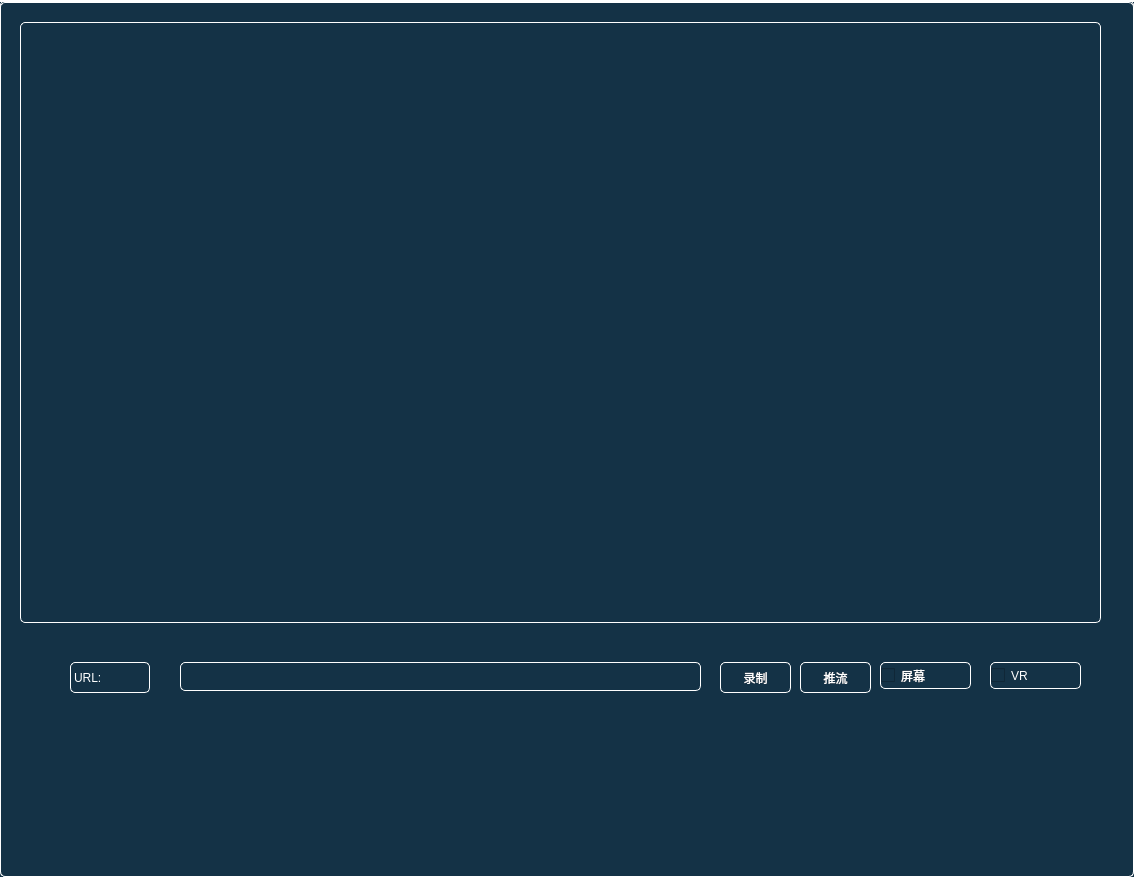
<?xml version="1.0" encoding="UTF-8"?>
<ui version="4.0">
 <class>RecordMainWindow</class>
 <widget class="QMainWindow" name="RecordMainWindow">
  <property name="geometry">
   <rect>
    <x>0</x>
    <y>0</y>
    <width>1134</width>
    <height>877</height>
   </rect>
  </property>
  <property name="windowTitle">
   <string>Webrtc直播系统</string>
  </property>
  <property name="styleSheet">
   <string notr="true">QWidget, QLabel{
                        color:white;
                        border: 1px solid white;
                        padding:0;
                        border-radius:5px;
							background-color:rgb(20,50,70);
                      /**  background-color:rgba(250,170,0,150);**/
  }

/*TabWidget*/
QTabWidget{
/*给tabwidget设置etAttribute(Qt::WA_StyledBackground)*/
border: 1px solid white;
background-color:rgb(20,50,70);
}
QTabWidget::tab-bar{
alignment:left;
left:1px;
}
QTabWidget::pane { 
/*background-color:rgb(20,50,70);*/
border:1px solid white;
} 
QTabBar{
/*只有有按钮的地方才是tabbar，空白处是tabwidget的*/
background-color:white;
}
QTabBar::tab{/*页签*/
min-height:28px;
padding:0 10px;
border:0;
margin:1px 1px 0 0;
background-color:rgb(20,50,70);
}
QTabBar::tab:first{
margin-left:1px;
}
QTabBar::tab:hover{
color:cyan;
}
QTabBar::tab:selected{
background-color: rgb(20, 100, 150);
}
QTabBar::tab:selected:hover{
}

QTabBar::tear{
}
QTabBar::scroller{
}
QMenu {
     background-color: rgb(20,50,70); /* sets background of the menu 设置整个菜单区域的背景色，我用的是白色：white*/
     border: 1px solid white;/*整个菜单区域的边框粗细、样式、颜色*/
 }
  
 QMenu::item {
     /* sets background of menu item. set this to something non-transparent
         if you want menu color and menu item color to be different */
     background-color: transparent;
     padding:8px 32px;/*设置菜单项文字上下和左右的内边距，效果就是菜单中的条目左右上下有了间隔*/
     margin:0px 8px;/*设置菜单项的外边距*/
     border-bottom:1px solid #DBDBDB;/*为菜单项之间添加横线间隔*/
 }
  
 QMenu::item:selected { /* when user selects item using mouse or keyboard */
     background-color: #2dabf9;/*这一句是设置菜单项鼠标经过选中的样式*/
 }</string>
  </property>
  <widget class="QWidget" name="centralwidget">
   <widget class="QPushButton" name="m_b_rec">
    <property name="geometry">
     <rect>
      <x>800</x>
      <y>660</y>
      <width>71</width>
      <height>31</height>
     </rect>
    </property>
    <property name="text">
     <string>推流</string>
    </property>
   </widget>
   <widget class="QFrame" name="vdMain">
    <property name="geometry">
     <rect>
      <x>20</x>
      <y>20</y>
      <width>1081</width>
      <height>601</height>
     </rect>
    </property>
    <property name="frameShape">
     <enum>QFrame::StyledPanel</enum>
    </property>
    <property name="frameShadow">
     <enum>QFrame::Raised</enum>
    </property>
   </widget>
   <widget class="QCheckBox" name="m_c_vr">
    <property name="geometry">
     <rect>
      <x>990</x>
      <y>660</y>
      <width>91</width>
      <height>27</height>
     </rect>
    </property>
    <property name="text">
     <string>VR</string>
    </property>
   </widget>
   <widget class="QCheckBox" name="m_c_screen">
    <property name="geometry">
     <rect>
      <x>880</x>
      <y>660</y>
      <width>91</width>
      <height>27</height>
     </rect>
    </property>
    <property name="text">
     <string>屏幕</string>
    </property>
   </widget>
   <widget class="QLabel" name="m_l_url">
    <property name="geometry">
     <rect>
      <x>70</x>
      <y>660</y>
      <width>80</width>
      <height>31</height>
     </rect>
    </property>
    <property name="text">
     <string>URL:</string>
    </property>
   </widget>
   <widget class="QLineEdit" name="m_url">
    <property name="geometry">
     <rect>
      <x>180</x>
      <y>660</y>
      <width>521</width>
      <height>29</height>
     </rect>
    </property>
   </widget>
   <widget class="QPushButton" name="m_b_record">
    <property name="geometry">
     <rect>
      <x>720</x>
      <y>660</y>
      <width>71</width>
      <height>31</height>
     </rect>
    </property>
    <property name="text">
     <string>录制</string>
    </property>
   </widget>
  </widget>
  <widget class="QMenuBar" name="menubar">
   <property name="geometry">
    <rect>
     <x>0</x>
     <y>0</y>
     <width>1134</width>
     <height>50</height>
    </rect>
   </property>
  </widget>
 </widget>
 <resources/>
 <connections/>
</ui>
